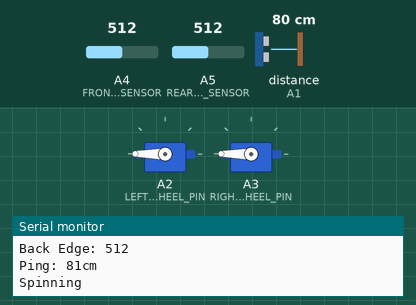
The sketch below on a simulated Arduino Uno, built with avr-gcc and run on an emulated ATmega328P. Shown: 2 × servo, the last lines printed to the serial monitor. The test bench sets the inputs (shaded band); at power-on: A4 (FRONT_EDGE_SENSOR) = 512, distance to the obstacle (sensor on A1) 80 cm, A5 (REAR_EDGE_SENSOR) = 512. The echo pulse lasts 58.3 µs per cm.

Above: at 1.2 s.
1.3 s: A4 (FRONT_EDGE_SENSOR) set to 521
At 1.6 s:
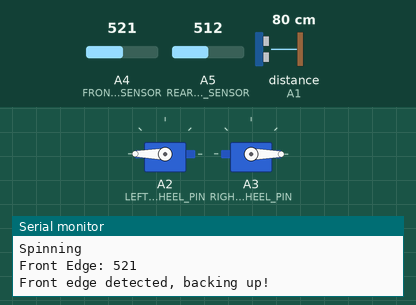
4.3 s: distance to the obstacle (sensor on A1) set to 44 cm
7.3 s: distance to the obstacle (sensor on A1) set to 36 cm
At 8.4 s:
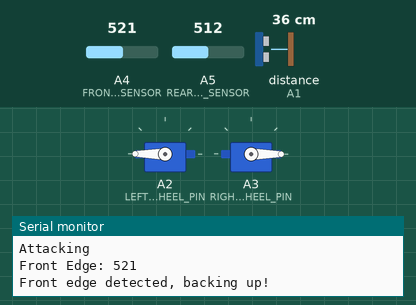
10.3 s: A5 (REAR_EDGE_SENSOR) set to 531
13.3 s: A4 (FRONT_EDGE_SENSOR) set to 511
At 14.1 s:
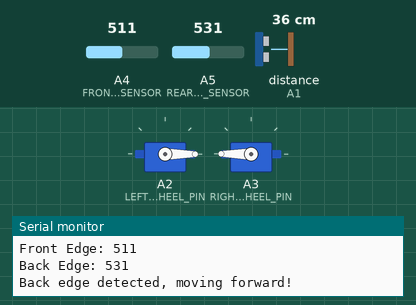
14.8 s: A4 (FRONT_EDGE_SENSOR) set to 716
At 16.7 s:
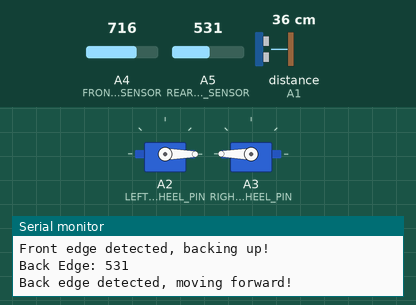
Timing chart, 0 to 18.8 s (numbered marks = the images above; inputs shaded):
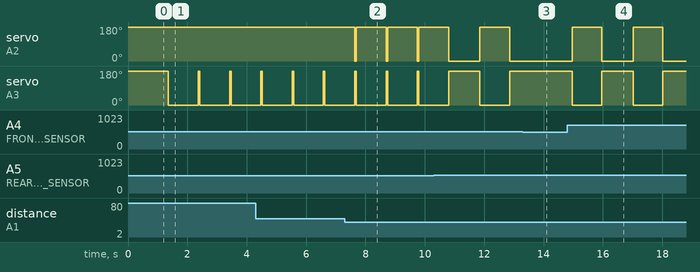

Measured:
- the behaviour switches between 512 and 513 on A4 (FRONT_EDGE_SENSOR) (found by bisection; images 0 and 1)
- the behaviour switches between 40 and 39 cm on distance to the obstacle (sensor on A1) (found by bisection; images 1 and 2)
- after the input at 1.3 s, servo on A3 (RIGHT_WHEEL_PIN): 180° → 0° after 0.06 s
- after the input at 7.3 s, servo on A2 (LEFT_WHEEL_PIN): alternates 180° for 1.0 s and 0° for 0.05 s, starting after 0.34 s
- after the input at 13.3 s, servo on A2 (LEFT_WHEEL_PIN): stays 0° (without the input it goes to 180° after 0.61 s); servo on A3 (RIGHT_WHEEL_PIN): stays 180° (without the input it goes to 0° after 0.61 s)
- after the input at 14.8 s, servo on A2 (LEFT_WHEEL_PIN): alternates 180° for 1.0 s and 0° for 1.1 s, starting after 0.17 s; servo on A3 (RIGHT_WHEEL_PIN): alternates 180° for 1.1 s and 0° for 1.0 s, starting after 0.17 s

The sketch:

sumobot.ino
```cpp
// (licence header left out)
/*******************************************************
* Include statements - include extra code we need
*******************************************************/
// This line includes the code we need to control servos
#include <Servo.h>
// This line includes the code we need to use the ultrasonic range finder
#include <NewPing.h>

/*******************************************************
* Define statements - Define constants we will use later
*******************************************************/
#define TRIGGER_PIN       A0    // Arduino pin tied to trigger pin on the ultrasonic sensor.
#define ECHO_PIN          A1    // Arduino pin tied to echo pin on the ultrasonic sensor.
#define LEFT_WHEEL_PIN    A2    // Arduino pin tied to the left servo wheel motor
#define RIGHT_WHEEL_PIN   A3    // Arduino pin tied to the right servo wheel motor
#define MAX_DISTANCE      200   // Maximum distance we want to ping for (in centimeters). Maximum sensor distance is rated at 400-500cm.
#define FRONT_EDGE_SENSOR A4    // Pin connected to the front edge IR sensor
#define REAR_EDGE_SENSOR  A5    // Pin connected to the rear edge IR sensor
#define LIGHT_COLOR_VALUE 512   // This is a value returned from the edge sensors when they see a lighter color, may need tweaking

/********************************************************
* Class object instances - These will help us control the
* sensors and motors.
********************************************************/
// NewPing setup of pins and maximum distance.
NewPing sonar(TRIGGER_PIN, ECHO_PIN, MAX_DISTANCE);

// Servo motor control objects
// Up to twelve servo objects can be created and controlled
Servo rightWheel;
Servo leftWheel;

/********************************************************
* Setup code runs one time at the very beginning after we
* power up (or reset)
********************************************************/
void setup()
{
	// Open serial monitor so we can print out debug information
	// When connected to a USB port
	Serial.begin(9600);

	// Tell the servo objects which pins the servos are connected to
	leftWheel.attach(LEFT_WHEEL_PIN);
	rightWheel.attach(RIGHT_WHEEL_PIN);
}

/********************************************************
* Loop code runs over and over, forever while powered on
********************************************************/
void loop()
{
	// Variables we will need in the loop code
	int distInCentimeters;  // We'll store the ultrasonic range distance here
	int frontEdgeValue;     // This will be a reading from the IR edge sensor in the front
	int rearEdgeValue;      // This will be a reading from the IR edge sensor in the back


	/*******************************
	* IR Edge finder code
	********************************/
	// Check front and back edge sensors for edge of the ring
	// Lower numbers mean less reflective colors
	// 1023 means nothing was reflected.
	frontEdgeValue = analogRead(FRONT_EDGE_SENSOR);
	// Print front edge value for debug
	Serial.print("Front Edge: ");
	Serial.println(frontEdgeValue);
	// Less than LIGHT_COLOR_VALUE means we see a dark color
	// This number can be tweaked if the IR sensor is closer to the ground
	if(frontEdgeValue > LIGHT_COLOR_VALUE)
	{
		// Better back up!!
		Serial.println("Front edge detected, backing up!");
		leftWheel.write(180);
		rightWheel.write(0);
		delay(1000);
	}
	// Now check the back edge
	int backEdgeValue = analogRead(REAR_EDGE_SENSOR);
	Serial.print("Back Edge: ");
	Serial.println(backEdgeValue);
	if(backEdgeValue > LIGHT_COLOR_VALUE)
	{
		// Better go forward!!
		Serial.println("Back edge detected, moving forward!");
		leftWheel.write(0);
		rightWheel.write(180);
		delay(1000);
	}

	/*******************************
	* Ultrasonic Range Finder Code
	********************************/
	// This code takes a distance reading from the range finder
	distInCentimeters = sonar.ping_cm();

	// Print distance for debug (0 = outside set distance range)
	Serial.print("Ping: ");
	Serial.print(distInCentimeters);
	Serial.println("cm");

        // Check for ultrasonic rangefinder bug.  If we get a zero we
        // could be stuck, run the work around just in case.
        if ( distInCentimeters == 0 ) {
            delay(100);
            pinMode(ECHO_PIN, OUTPUT);
            digitalWrite(ECHO_PIN, LOW);
            delay(100);
            pinMode(ECHO_PIN, INPUT);
        }

	// If don't see opponent, spin to look around
	if(distInCentimeters > 39 || distInCentimeters == 0){
		Serial.println("Spinning");
		leftWheel.write(180);
		rightWheel.write(180);
	}
	// Otherwise attack!
	else {
		Serial.println("Attacking");
		leftWheel.write(0);
		rightWheel.write(180);
	}

	delay(50);
}
```
